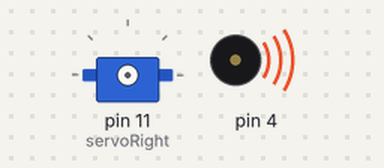
Bench run of a sketch on a simulated Arduino Uno, built with avr-gcc and run on an emulated ATmega328P. Shown: servo, buzzer (waves = sounding).

Above: at 0.1 s.
At 1.1 s:
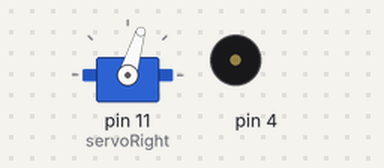
At 5.1 s:
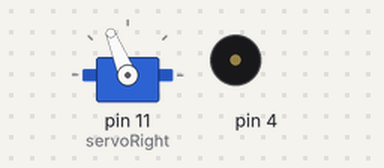
At 8.1 s:
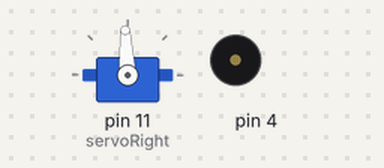
Timing chart, 0 to 9.6 s (numbered marks = the images above):
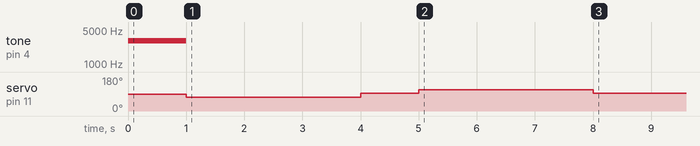

The sketch:

RightServoTest.ino
```cpp
/*
 * Robotics with the BOE Shield - RightServoTest
 * Right servo turns clockwise three seconds, stops 1 second, then
 * counterclockwise three seconds.
 */

#include <Servo.h>                           // Include servo library

Servo servoRight;                            // Declare right servo

void setup()                                 // Built in initialization block
{
  tone(4,3000,1000);
  delay(1000);
  servoRight.attach(11);                     // Attach right signal to pin 12

  servoRight.writeMicroseconds(1300);        // Right wheel clockwise
  delay(3000);                               // ...for 3 seconds

  servoRight.writeMicroseconds(1500);        // Stay still
  delay(1000);                               // ...for 3 seconds

  servoRight.writeMicroseconds(1700);        // Right wheel counterclockwise
  delay(3000);                               // ...for 3 seconds

  servoRight.writeMicroseconds(1500);        // Right wheel counterclockwise

}

void loop()                                  // Main loop auto-repeats
{                                            // Empty, nothing needs repeating
}
```

Measured:
- by itself, servo on pin 11 (servoRight): 90° → 73° at 1.0 s, → 93° 3.0 s later, → 112° 1.0 s later, → 93° 3.0 s later
